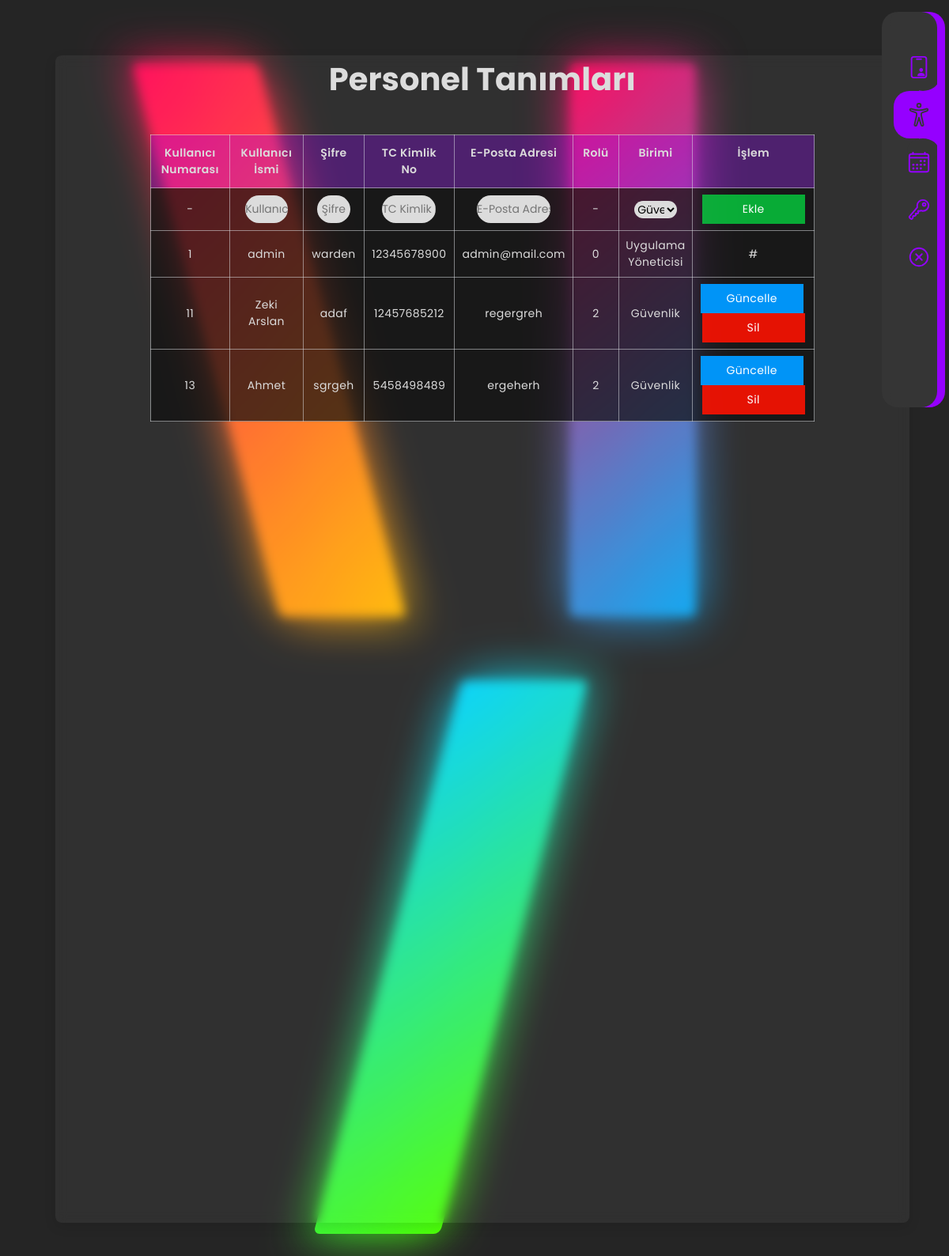
Page /masterpanel2.php (signed in) on the committed database.
### tables this page shows
CREATE TABLE `kullanici_birimi` (
  `id` int(10) UNSIGNED NOT NULL,
  `kullanici_id` int(10) UNSIGNED NOT NULL,
  `birim_id` int(10) UNSIGNED NOT NULL
);

CREATE TABLE `kullanici` (
  `id` int(10) UNSIGNED NOT NULL,
  `kullanici_adi` varchar(30) NOT NULL,
  `sifre` varchar(30) NOT NULL,
  `tc_no` varchar(11) NOT NULL,
  `e_posta_adresi` varchar(50) NOT NULL,
  `rol` tinyint(1) UNSIGNED NOT NULL
);

CREATE TABLE `birim` (
  `id` int(10) UNSIGNED NOT NULL,
  `isim` varchar(255) NOT NULL DEFAULT 'No Name'
);

### generalpagemaster.php (called while the page is built, shortened)
<?php
    $masterpagecss_dir = "warden_css2.css";
?>

### funcs_user.php (the view, shortened to what this page needs)
<?php
    global $databaseConn;
    function UnitComboBox(){
        global $databaseConn;
        $query_unit = $databaseConn -> prepare("SELECT * FROM birim");
        $query_unit -> execute();
        $query_unit_count = $query_unit -> rowCount();
        $query_unit_records = $query_unit -> fetchAll(PDO::FETCH_ASSOC);
        if($query_unit_count > 0){
            foreach($query_unit_records as $unit_record){
                $unit_id = $unit_record["id"];
                $unit_name = $unit_record["isim"];
                if($unit_id != 1){
                    echo "<option value='". $unit_id . "'>" . $unit_name . "</option>";
                }
            }
        }
    }
    function UserTable(){
        global $databaseConn;
        $query_userTable = $databaseConn -> prepare("SELECT * FROM kullanici JOIN kullanici_birimi ON kullanici.id = kullanici_birimi.kullanici_id JOIN birim ON kullanici_birimi.birim_id = birim.id");
        $query_userTable -> execute();
        $user_count = $query_userTable -> rowCount();
        if($user_count > 0){
            $user_records = $query_userTable -> fetchAll(PDO::FETCH_ASSOC);
            foreach($user_records as $user_record){
                $user_id = $user_record["kullanici_id"];
                $user_name = $user_record["kullanici_adi"];
                $user_pass = $user_record["sifre"];
                $user_tcno = $user_record["tc_no"];
                $user_email = $user_record["e_posta_adresi"];
                $user_role = $user_record["rol"];
                $user_unit = $user_record["isim"];
                if($user_id == 1){
                    echo "<tr>";
                        echo "<td data-label='Kullanıcı Numarası'>" . $user_id . "</td>";
                        echo "<td data-label='Kullanıcı İsmi'>" . $user_name . "</td>";
                        echo "<td data-label='Şifre'>" . $user_pass . "</td>";
                        echo "<td data-label='TC Kimlik No'>" . $user_tcno . "</td>";
                        echo "<td data-label='E-Posta Adresi'>" . $user_email . "</td>";
                        echo "<td data-label='Rolü'>" . $user_role . "</td>";
                        echo "<td data-label='Birimi'>" . $user_unit . "</td>";
                        echo "<td data-label='İşlem'>#</td>";
                    echo "</tr>";
                }
                else{
                    echo "<tr>";
                        echo "<td data-label='Kullanıcı Numarası'>" . $user_id . "</td>";
                        echo "<td data-label='Kullanıcı İsmi'>" . $user_name . "</td>";
                        echo "<td data-label='Şifre'>" . $user_pass . "</td>";
                        echo "<td data-label='TC Kimlik No'>" . $user_tcno . "</td>";
                        echo "<td data-label='E-Posta Adresi'>" . $user_email . "</td>";
                        echo "<td data-label='Rolü'>" . $user_role . "</td>";
                        echo "<td data-label='Birimi'>" . $user_unit . "</td>";
                        echo "<td data-label='İşlem'>" . "<a href='action_updateuser.php?id=" . $user_id . "' class='btn btn-update'>Güncelle</a>&nbsp;<a href='action_deleteuser.php?id=" . $user_id . "' class='btn btn-delete'>Sil</a>" . "</td>";
                    echo "</tr>";
                }
            }
        }
    }
?>

### masterpanel2.php (shortened to what this page needs)
<?php
    require_once("generalpagemaster.php");
    require_once("funcs_user.php");
?>
<!doctype html>
<html lang="tr-TR" xmlns="http://www.w3.org/1999/xhtml">
    <head>
        <link href="<?php echo $masterpagecss_dir ?>" rel="stylesheet">
    </head>
    <body>
        <div class="navigation">
            <ul>
                <li class="list">
                    <a href="masterpanel.php">
                        <span class="icon"><img src="icons/birim.svg"></span>
                        <span class="title">Birim Tanımları</span>
                    </a>
                </li>
                <li class="list active">
                    <a href="masterpanel2.php">
                        <span class="icon"><img src="icons/personel.svg"></span>
                        <span class="title">Personel Tanımları</span>
                    </a>
                </li>
                <li class="list">
                    <a href="masterpanel3.php">
                        <span class="icon"><img src="icons/nobet.svg"></span>
                        <span class="title">Nöbet Tanımları</span>
                    </a>
                </li>
                <li class="list">
                    <a href="masterpanel4.php">
                        <span class="icon"><img src="icons/hesap.svg"></span>
                        <span class="title">Hesap Ayarları</span>
                    </a>
                </li>
                <li class="list">
                    <a href="action_exit.php">
                        <span class="icon"><img src="icons/cikis.svg"></span>
                        <span class="title">Çıkış Yap</span>
                    </a>
                </li>
            </ul>
        </div>
        <div class="container">
            <div class="box">
            </div>
            <div class="box">
            </div>
            <div class="box">
            </div>
            <div class="glass_table_container">
                <h1 class="heading">Personel Tanımları</h1>
                <table class="glass_table">
                    <thead>
                        <tr>
                            <th>Kullanıcı Numarası</th>
                            <th>Kullanıcı İsmi</th>
                            <th>Şifre</th>
                            <th>TC Kimlik No</th>
                            <th>E-Posta Adresi</th>
                            <th>Rolü</th>
                            <th>Birimi</th>
                            <th>İşlem</th>
                        </tr>
                    </thead>
                    <tbody>
                        <tr>
                            <form id="addform" action="action_adduser.php" method="POST">
                                <td data-label="Kullanıcı Numarası">-</td>
                                <td data-label="Kullanıcı İsmi"><input type="text" class="custominput" name="user_name" placeholder="Kullanıcı İsmi"></td>
                                <td data-label="Şifre"><input type="text" class="custominput" name="user_pass" placeholder="Şifre"></td>
                                <td data-label="TC Kimlik No"><input type="text" class="custominput" maxlength="10" name="user_tcno" placeholder="TC Kimlik No"></td>
                                <td data-label="E-Posta Adresi"><input type="text" class="custominput" name="user_email" placeholder="E-Posta Adresi"></td>
                                <td data-label="Rolü">-</td>
                                <td data-label="Birimi">
                                    <select class="custominput" name="user_unit">
                                        <?php
                                            UnitComboBox();
                                        ?>
                                    </select>
                                </td>
                                <td data-label="İşlem"><a href="#" onClick="anchorSubmit()" class="btn btn-add">Ekle</a></td>
                            </form>
                        </tr>
                        <?php UserTable(); ?>
                    </tbody>
                </table>
            </div>
        </div>
    </body>
</html>

### rows in the picture
kullanici_birimi: kullanici "1", kullanici.kullanici_adi "admin", kullanici.sifre "warden", kullanici.tc_no "12345678900", kullanici.e_posta_adresi "admin@mail.com", kullanici.rol "0", birim.isim "Uygulama Yöneticisi"
kullanici_birimi: kullanici "11", kullanici.kullanici_adi "Zeki Arslan", kullanici.sifre "adaf", kullanici.tc_no "12457685212", kullanici.e_posta_adresi "regergreh", kullanici.rol "2", birim.isim "Güvenlik"
kullanici_birimi: kullanici "13", kullanici.kullanici_adi "Ahmet", kullanici.sifre "sgrgeh", kullanici.tc_no "5458498489", kullanici.e_posta_adresi "ergeherh", kullanici.rol "2", birim.isim "Güvenlik"

### other values in the picture
form field user_unit "Güvenlik"
